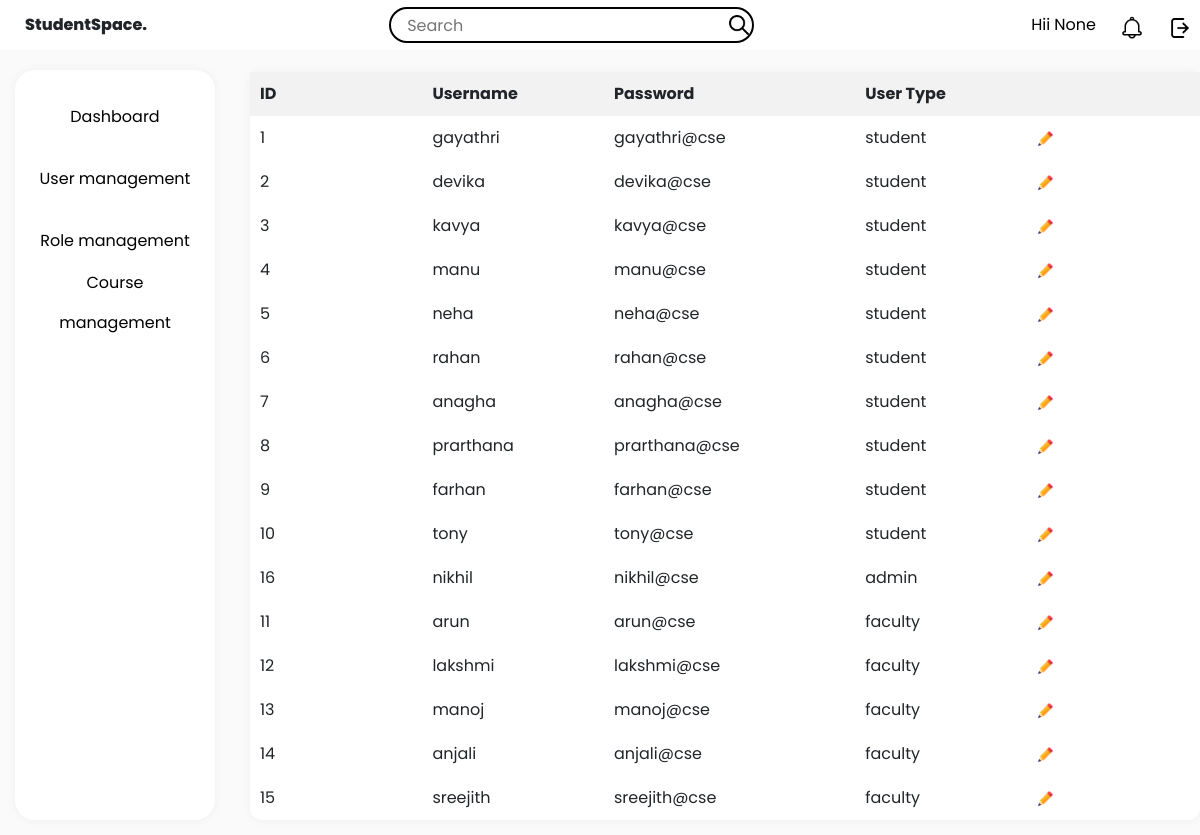
The app's page /user_management with its own data.
### tables this page shows
CREATE TABLE "users" (
"id" INTEGER,
  "username" TEXT,
  "password" TEXT,
  "role" TEXT
);

### app.py (the view)
@app.route('/user_management')
def user_management():
    name=session.get("name")
    connection = connect_to_database()
    cursor = connection.cursor()
    cursor.execute('SELECT * FROM users')
    users_data = cursor.fetchall()
    connection.close()
    return render_template('usermgmt.html', users_data=users_data,name=name)

### app.py (called while the page is built)
@app.context_processor
def common_icons():
    admin = "/static/assets/admin.png"
    student = "/static/assets/student.png"
    faculty = "/static/assets/faculty.png"
    search = "/static/assets/search.png"
    notification = "/static/assets/notification.png"
    settings = "/static/assets/settings.png"
    editimage="/static/assets/edit.png"
    return dict(
        search=search,
        notification=notification,
        settings=settings,
        admin=admin,
        faculty=faculty,
        student=student,
        editimage=editimage
    )

def connect_to_database():
    conn = sqlite3.connect("database.db")
    return conn

### templates/usermgmt.html (shortened to what this page needs)
<!DOCTYPE html>
<html>
<head>
  <link href="https://cdn.jsdelivr.net/npm/bootstrap@5.3.0/dist/css/bootstrap.min.css" rel="stylesheet" />
  <link rel="stylesheet" href="{{ url_for('static', filename='style.css') }}" />
  <link rel="stylesheet" href="{{ url_for('static', filename='admin-style.css') }}" />
</head>
<body>
  <div class="StudentSpace">
    <div class="header">
      <div class="left-section">StudentSpace.</div>
      <div class="middle-section">
        <input class="search-bar" type="text" placeholder="Search" />
        <img class="search-icon" src="{{search}}" style="width: 20px; height: 20px; position: relative; right: 40px" />
      </div>
      <div class="right-section">
        <div class="name">
          <a href="{{ url_for('profile') }}" class="name">Hii {{name}} </a>
        </div>
        <div class="notification-icon" style="margin-left: 24px">
          <img class="rs-notification" src="{{notification}}" style="width: 24px; height: 24px" />
        </div>
        <div class="settings-icon">
          <a href="{{ url_for('logout') }}"><img class="settings-icon" src="{{settings}}" /></a>
        </div>
      </div>
    </div>
    <div class="sidebar">
      <div class="sidebar-tabs">
        <a href="{{ url_for('home', username=username, name=name, user_type=user_type) }}">Dashboard</a>
      </div>
      <div class="sidebar-tabs">
        <a href="{{ url_for('user_management') }}">User management</a>
      </div>
      <div class="sidebar-tabs">
        <a href="{{ url_for('role_management') }}">Role management</a>
      </div>
      <div class="sidebar-tabs">
        <a href="{{ url_for('coursemgmt') }}">Course management</a>
      </div>
    </div>
    <div class="main-section">
      <div class="main">
        <table>
          <thead>
            <tr>
              <th>ID</th>
              <th>Username</th>
              <th>Password</th>
              <th>User Type</th>
              <th></th>
            </tr>
          </thead>
          <tbody id="userTableBody">
            {% for user in users_data %}
            <tr>
              <td>{{ user[0] }}</td>
              <td>{{ user[1] }}</td>
              <td>{{ user[2] }}</td>
              <td>{{ user[3] }}</td>
              <td>
                <a href="#" class="edit-link">
                  <img style="width: 15px" src="{{ editimage }}" alt="Edit Icon" />
                </a>
              </td>
            </tr>
            {% endfor %}
          </tbody>
        </table>
      </div>
    </div>
  </div>
</body>
</html>

### static/style.css (style rules this page uses)
* { margin: 0; padding: 0; box-sizing: border-box; font-family: "Poppins", sans-serif; }
body { font-weight: 400; line-height: 1.5; font-size: 16px; }
.StudentSpace { display: flex; flex-direction: column; height: 100vh; }
.header { display: flex; align-items: center; justify-content: space-between; height: 48px; padding: 25px; }
.left-section { font-weight: 800; }
.middle-section { flex: 1; max-width: 400px; display: flex; align-items: center; }
.right-section { display: flex; align-items: center; flex-direction: row; }
.name { color: #000; text-decoration: none; }
.search-bar { flex: 1; height: 36px; padding-left: 16px; border: solid 2px black; border-radius: 48px; }
.sidebar { position: fixed; top: 70px; left: 15px; bottom: 15px; width: 200px; display: flex; flex-direction: column; align-items: center; box-shadow: 0 0 10px rgba(0, 0, 0, 0.05); border-radius: 20px; padding-top: 16px; background-color: white; }
.sidebar-tabs { height: 46px; width: 152px; border-radius: 48px; box-sizing: border-box; text-align: center; display: flex; justify-content: center; align-items: center; line-height: 40px; margin: 8px; transition: box-shadow 0.3s ease; }
.sidebar-tabs a { text-decoration: none; color: #000; }
.main-section { background-color: rgb(250, 250, 250); height: 100%; width: 100%; }
.main { margin-left: 250px; margin-top: 22px; margin-bottom: 15px; display: flex; flex-direction: column; border-radius: 12px; box-shadow: 0 0 10px rgba(0, 0, 0, 0.05); background-color: white; }
.search-icon, .notification-icon, .settings-icon { width: 20px; height: 20px; margin-left: 15px; }
.search-icon { position: relative; right: 45px; }

### static/admin-style.css (style rules this page uses)
table { width: 100%; border-collapse: collapse; border-radius: 20px; }
th, td { padding: 10px; width: 100px; text-align: left; }
th { background-color: #f2f2f2; }

### records on screen
users: id "1", username "gayathri", password "gayathri@cse", role "student"
users: id "2", username "devika", password "devika@cse", role "student"
users: id "3", username "kavya", password "kavya@cse", role "student"
users: id "4", username "manu", password "manu@cse", role "student"
users: id "5", username "neha", password "neha@cse", role "student"
users: id "6", username "rahan", password "rahan@cse", role "student"
users: id "7", username "anagha", password "anagha@cse", role "student"
users: id "8", username "prarthana", password "prarthana@cse", role "student"
users: id "9", username "farhan", password "farhan@cse", role "student"
users: id "10", username "tony", password "tony@cse", role "student"
users: id "16", username "nikhil", password "nikhil@cse", role "admin"
users: id "11", username "arun", password "arun@cse", role "faculty"
users: id "12", username "lakshmi", password "lakshmi@cse", role "faculty"
users: id "13", username "manoj", password "manoj@cse", role "faculty"
users: id "14", username "anjali", password "anjali@cse", role "faculty"
users: id "15", username "sreejith", password "sreejith@cse", role "faculty"

### other values on screen
{{ name }} "None"
